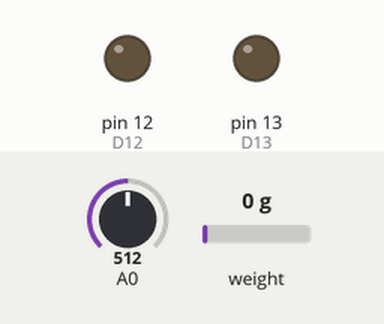
The sketch below on a simulated Arduino Uno, built with avr-gcc and run on an emulated ATmega328P. Shown: output pins drawn as LEDs (lit = HIGH). The test bench sets the inputs (shaded band); at power-on: weight on the scale 0 g, A0 = 512.

Above: at 2.2 s.
2.3 s: weight on the scale set to 2294 g
3.8 s: weight on the scale set to 2461 g
At 5.0 s:
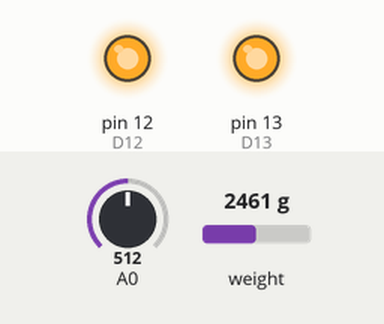
5.4 s: weight on the scale set to 100 g
At 5.9 s:
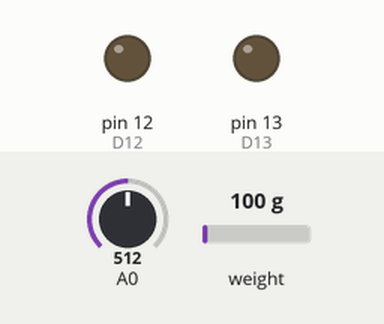
6.9 s: weight on the scale set to 2500 g
At 8.1 s:
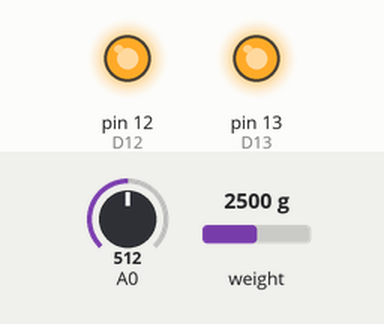
Timing chart, 0 to 9.5 s (numbered marks = the images above; inputs shaded):
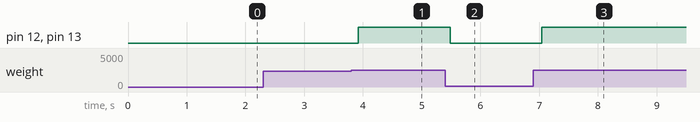

Measured:
- the behaviour switches between 2383 and 2384 g on weight on the scale (found by bisection; images 0 and 1)
- after the input at 2.3 s, every drawn part: stays the same
- after the input at 3.8 s, pin 12 (D12), pin 13 (D13): LOW → HIGH after 0.12 s
- after the input at 5.4 s, pin 12 (D12), pin 13 (D13): HIGH → LOW after 0.08 s
- after the input at 6.9 s, pin 12 (D12), pin 13 (D13): LOW → HIGH after 0.14 s

The sketch:

HX711_LoadCell.ino
```cpp
#include <Q2HX711.h>
#define D12 12
#define D13 13
const byte hx711_data_pin = 3;
const byte hx711_clock_pin = 2;

Q2HX711 hx711(hx711_data_pin, hx711_clock_pin);


float calib_value = 0.0;
void setup() {
  pinMode(D12, OUTPUT);
  pinMode(D13, OUTPUT);
  //Serial.begin(9600);
  for(int i = 0; i < 10; i++)
  {
    calib_value += (hx711.read()/100.0);
  }
  calib_value = calib_value/10;
}

void loop() {
  float limit_val = 0;
  for(int i = 0; i < 100; i++)
  {
    limit_val += analogRead(A0);
  }
  limit_val = limit_val/100;
  limit_val = limit_val * 20/1023;
  //Serial.print(limit_val);
  //Serial.println(" Val (Kg)");
  float val = hx711.read()/100.0 - calib_value;
  if(val < 0)
  {
    val = 0;
  }
  val = val/1000;
  //Serial.print(val);
  //Serial.println("Kg");

  if(val > limit_val)
  {
    digitalWrite(D13, HIGH);
    digitalWrite(D12, HIGH);
  }
  else
  {
    digitalWrite(D13, LOW);
    digitalWrite(D12, LOW);
  }

  delay(200);
}
```
